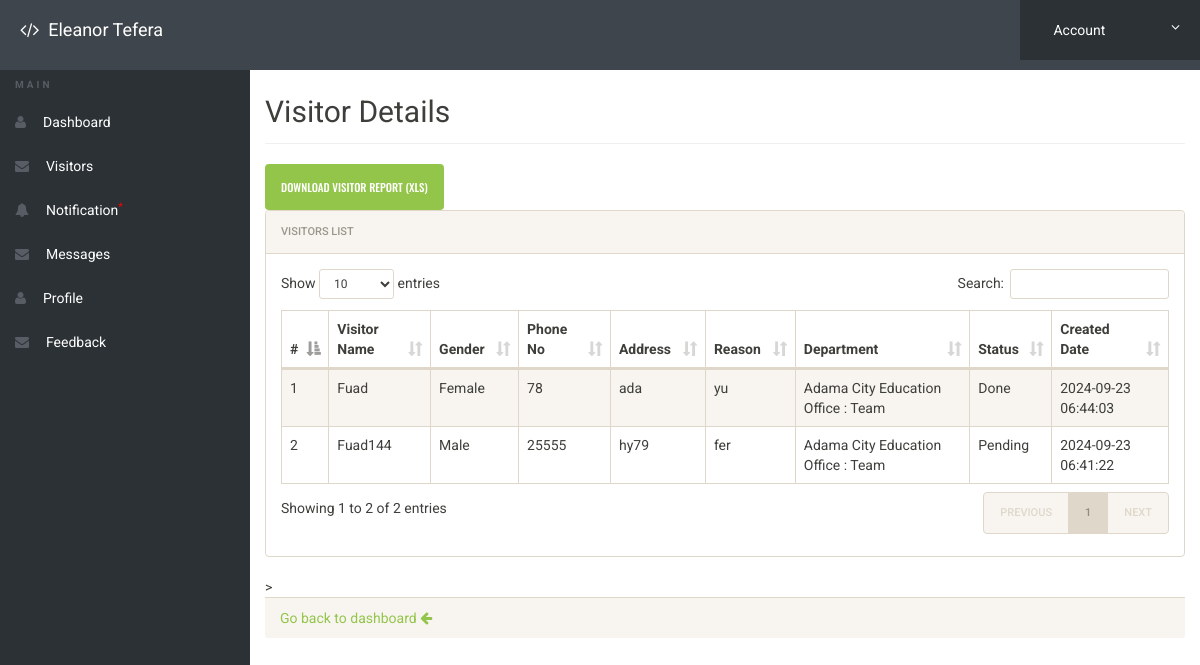
Screenshot of /emp/visitordetails.php (signed in) with the database file from the repository.
### tables this page shows
CREATE TABLE `visitors` (
  `id` int(11) NOT NULL,
  `visitor_name` varchar(255) NOT NULL,
  `gender` enum('Male','Female','Other') NOT NULL,
  `phone_no` varchar(15) NOT NULL,
  `address` text NOT NULL,
  `department` int(11) NOT NULL,
  `reason` text NOT NULL,
  `file` varchar(255) DEFAULT NULL,
  `created_at` timestamp NOT NULL DEFAULT current_timestamp(),
  `status` enum('Pending','Done','Make Appointment') NOT NULL DEFAULT 'Pending'
);

CREATE TABLE `roles` (
  `role_id` int(11) NOT NULL,
  `role_name` varchar(50) NOT NULL
);

### emp/visitordetails.php (the view, shortened to what this page needs)
<?php
include('includes/config.php');
if(strlen($_SESSION['alogin']) == 0) {
    header('location:index.php');
} else {
?>
<!doctype html>
<html lang="en" class="no-js">
<head>
    <link rel="stylesheet" href="css/bootstrap.min.css">
    <link rel="stylesheet" href="css/style.css">
	<link rel="stylesheet" href="css/font-awesome.min.css">
	<link rel="stylesheet" href="css/bootstrap.min.css">
	<link rel="stylesheet" href="css/dataTables.bootstrap.min.css">
	<link rel="stylesheet" href="css/bootstrap-social.css">
	<link rel="stylesheet" href="css/bootstrap-select.css">
	<link rel="stylesheet" href="css/fileinput.min.css">
	<link rel="stylesheet" href="css/awesome-bootstrap-checkbox.css">
</head>
<body>
<?php include('includes/header.php'); ?>
    <div class="ts-main-content">
        <?php include('includes/leftbar.php'); ?>
        <div class="content-wrapper">
            <div class="container-fluid">
                <h2 class="page-title">Visitor Details</h2>
                <a href="visitor_report.php" class="btn btn-success">Download Visitor Report (XLS)</a>
                <div class="panel panel-default">
                            <div class="panel-heading">Visitors List</div>
                            <div class="panel-body">
                <table id="zctb" class="display table table-striped table-bordered table-hover" cellspacing="0" width="100%">
                    <thead>
                        <tr>
                            <th>#</th>
                            <th>Visitor Name</th>
                            <th>Gender</th>
                            <th>Phone No</th>
                            <th>Address</th>
                            <th>Reason</th>
                            <th>Department</th>
                            <th>Status</th>
                            <th>Created Date</th>
                        </tr>
                    </thead>
                    <tbody>
                        <?php
                        $sql = "SELECT v.*, r.role_name FROM visitors v JOIN roles r ON v.department = r.role_id ORDER BY v.created_at DESC";
                        $query = $dbh->prepare($sql);
                        $query->execute();
                        $results = $query->fetchAll(PDO::FETCH_OBJ);
                        $cnt = 1;
                        foreach ($results as $result) {
                        ?>
                            <tr>
                                <td><?php echo htmlentities($cnt); ?></td>
                                <td><?php echo htmlentities($result->visitor_name); ?></td>
                                <td><?php echo htmlentities($result->gender); ?></td>
                                <td><?php echo htmlentities($result->phone_no); ?></td>
                                <td><?php echo htmlentities($result->address); ?></td>
                                <td><?php echo htmlentities($result->reason); ?></td>
                                <td><?php echo htmlentities($result->role_name); ?></td>
                                <td><?php echo htmlentities($result->status); ?></td>
                                <td><?php echo htmlentities($result->created_at); ?></td>
                            </tr>
                        <?php $cnt++; } ?>
                    </tbody>
                </table>
                            </div>
                </div>>
                <a href="employee_dashboard.php" class="block-anchor panel-footer">Go back to dashboard <i class="fa fa-arrow-left"></i></a>
            </div>
        </div>
    </div>
</body>
</html>
<?php } ?>

### emp/css/style.css (style rules this page uses)
html { font-size: 14px; }
@media only screen and (min-width: 480px) { html { font-size: 17px; } }
@media only screen and (min-width: 768px) { html { font-size: 14px; } }
body { font-size: 1em; }
a { color: #37a6c4; }
.btn { font-family: 'Oswald', sans-serif; }
.panel { overflow: hidden; }
.block-anchor { display: block; }
.btn { text-transform: none; }
.page-title { padding-bottom: 15px; margin-bottom: 20px; border-bottom: 1px solid #f0f0f0; }
.ts-main-content .content-wrapper { padding-top: 15px; margin-top: 60px; }
@media only screen and (min-width: 992px) { .ts-main-content .content-wrapper { margin-left: 250px; } }

### rows the page displays
visitors: visitor_name "Fuad", gender "Female", phone_no "78", address "ada", reason "yu", department.role_name "Adama City Education Office : Team", status "Done", created_at "2024-09-23 06:44:03"
visitors: visitor_name "Fuad144", gender "Male", phone_no "25555", address "hy79", reason "fer", department.role_name "Adama City Education Office : Team", status "Pending", created_at "2024-09-23 06:41:22"
